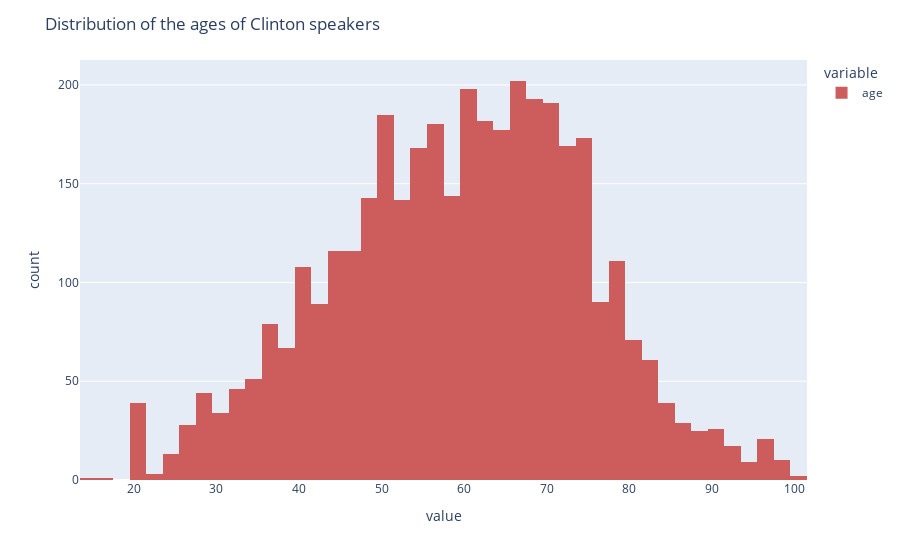

Notebook source saved alongside this figure:
### Code cell
fig = px.histogram(age_serie_Clinton, color_discrete_sequence=['indianred'])
fig.update_layout(title_text='Distribution of the ages of Clinton speakers') # title of plot
fig.show(render = 'svg')

### Figure 1 — Plotly figure (JSON) as saved in the notebook; plotly's stock layout.template omitted (floating-point values rounded to 4 significant figures; data arrays with more than 128 entries replaced by an {"elided": "..."} marker saying what was removed)
{"data": [{"alignmentgroup": "True", "bingroup": "x", "hovertemplate": "variable=age<br>value=%{x}<br>count=%{y}<extra></extra>", "legendgroup": "age", "marker": {"color": "indianred", "pattern": {"shape": ""}}, "name": "age", "offsetgroup": "age", "orientation": "v", "showlegend": true, "type": "histogram", "x": {"elided": "3793 int values"}, "xaxis": "x", "yaxis": "y"}], "layout": {"barmode": "relative", "legend": {"title": {"text": "variable"}, "tracegroupgap": 0}, "margin": {"t": 60}, "title": {"text": "Distribution of the ages of Clinton speakers"}, "xaxis": {"anchor": "y", "domain": [0, 1], "title": {"text": "value"}}, "yaxis": {"anchor": "x", "domain": [0, 1], "title": {"text": "count"}}}}
